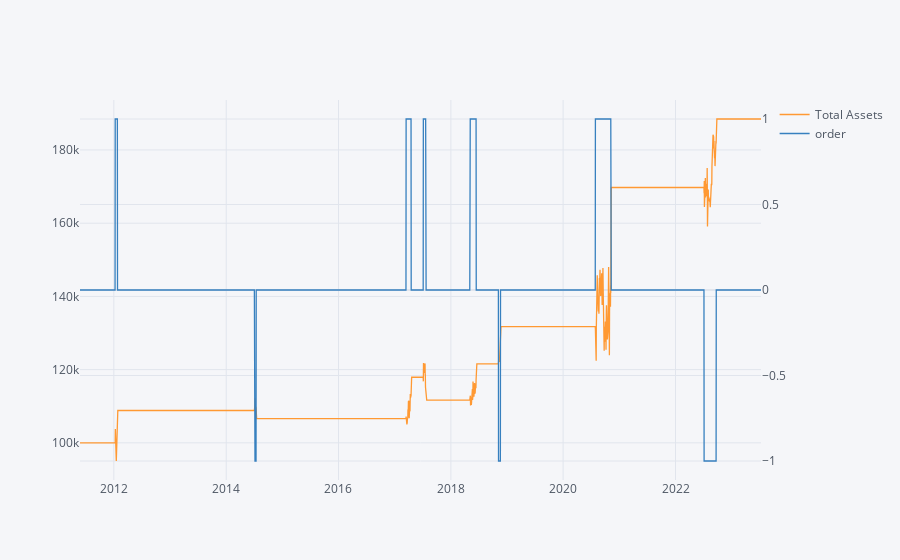

The notebook cell this image was saved under:
### Code cell
from algo_2 import *
stock = algo2("SAVE")
eval(stock)

### Figure 1 — Plotly figure (JSON) as saved in the notebook; plotly's stock layout.template omitted (floating-point values rounded to 4 significant figures; data arrays with more than 128 entries replaced by an {"elided": "..."} marker saying what was removed)
{"data": [{"line": {"color": "rgba(255, 153, 51, 1.0)", "dash": "solid", "shape": "linear", "width": 1.3}, "mode": "lines", "name": "Total Assets", "text": "", "type": "scatter", "x": {"elided": "3050 str values"}, "y": {"elided": "3050 float values"}}, {"line": {"color": "rgba(55, 128, 191, 1.0)", "dash": "solid", "shape": "linear", "width": 1.3}, "mode": "lines", "name": "order", "text": "", "type": "scatter", "x": {"elided": "3050 str values"}, "xaxis": "x", "y": {"elided": "3050 int values"}, "yaxis": "y2"}], "layout": {"legend": {"bgcolor": "#F5F6F9", "font": {"color": "#4D5663"}}, "paper_bgcolor": "#F5F6F9", "plot_bgcolor": "#F5F6F9", "title": {"font": {"color": "#4D5663"}}, "xaxis": {"gridcolor": "#E1E5ED", "showgrid": true, "tickfont": {"color": "#4D5663"}, "title": {"font": {"color": "#4D5663"}, "text": ""}, "zerolinecolor": "#E1E5ED"}, "yaxis": {"gridcolor": "#E1E5ED", "showgrid": true, "tickfont": {"color": "#4D5663"}, "title": {"font": {"color": "#4D5663"}, "text": ""}, "zerolinecolor": "#E1E5ED"}, "yaxis2": {"anchor": "x", "gridcolor": "#E1E5ED", "overlaying": "y", "showgrid": true, "side": "right", "tickfont": {"color": "#4D5663"}, "title": {"text": ""}, "zerolinecolor": "#E1E5ED"}}}
